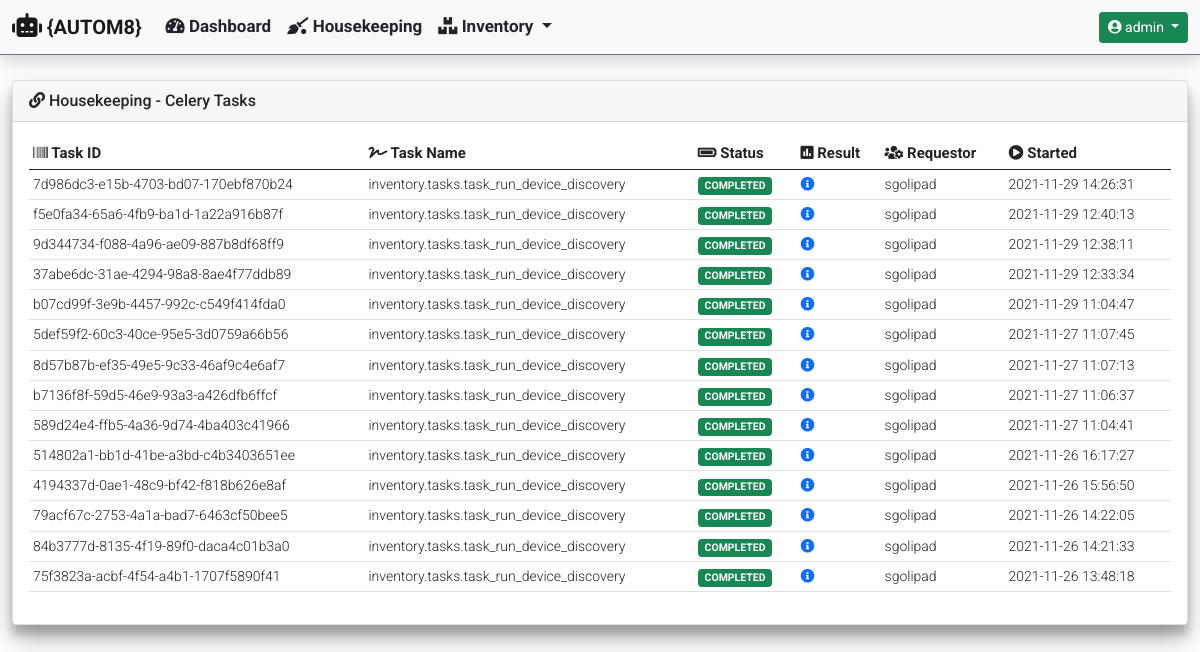
Page /housekeeping/ (signed in) on the earlier database version.
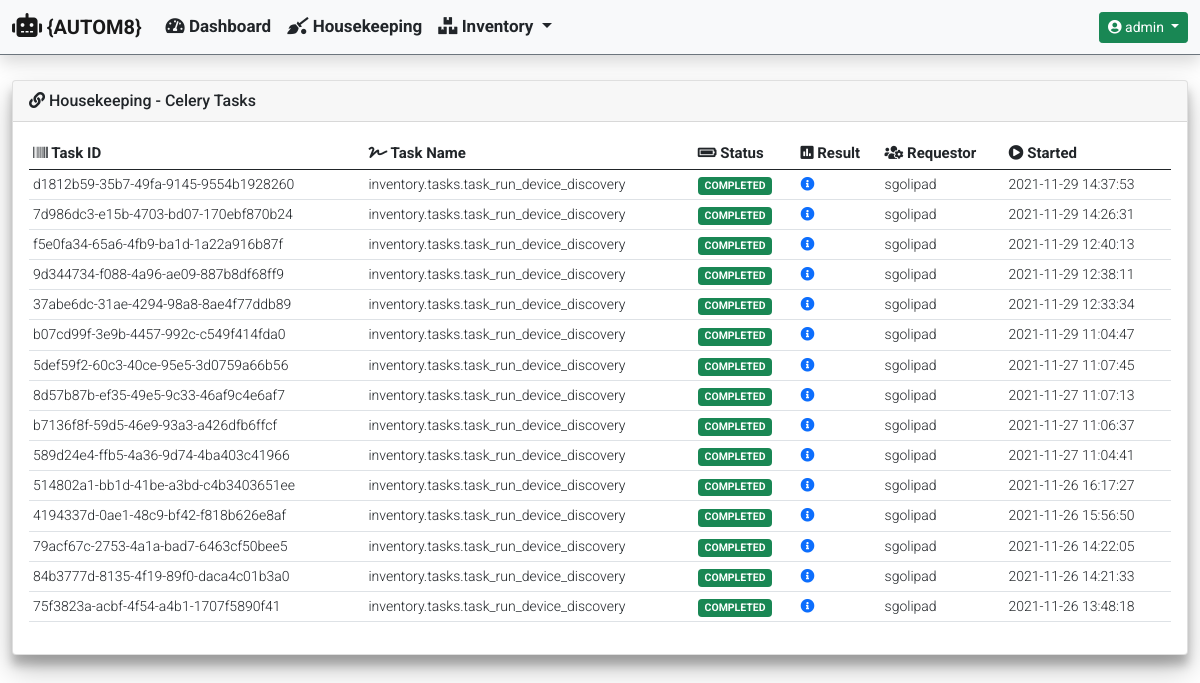
Same page on the later database version.
### housekeeping/models.py (models this page shows)
class CeleryJobResults(models.Model):
    task_id = models.UUIDField(
        primary_key=True,
        default=uuid.uuid4,
        max_length=255
    )
    task_name = models.CharField(max_length=255)
    task_status = models.CharField(max_length=255)
    task_result = models.CharField(max_length=255)
    task_requested_by = models.CharField(max_length=255)
    start_time = models.DateTimeField()

### housekeeping/views.py (the view)
def housekeeping_celery_tasks(request):
    hostname = 'celery@' + str(gethostname())
    tasks = current_app.control.inspect([hostname])
    tasks_list = CeleryJobResults.objects.all().order_by('-start_time')
    context = {
            'title': 'Housekeeping - Celery Tasks',
            'card_header': 'Housekeeping - Celery Tasks',
            'data': {
                'tasks_list': tasks_list
            }
        }
    if tasks.stats():
        data = {
            'celery_information': {
                'celery_statistics': tasks.stats(),
                'registered_tasks': tasks.registered_tasks()[hostname],
                'scheduled_tasks': tasks.scheduled()[hostname],
                'active_tasks': tasks.active()[hostname],
                'reserved_tasks': tasks.reserved()
            }
        }
        context['data'].update(data)
        return render(
            request,
            'housekeeping/housekeeping_celery_tasks.html',
            context
        )
    else:
        return render(
                request,
                'housekeeping/housekeeping_celery_tasks.html',
                context
            )

### templates/housekeeping/housekeeping_celery_tasks.html (shortened to what this page needs)
{% extends "base_template/base.html"%}
{% block content %}
{% if data.tasks_list %}
<div class="col-md-12">
    <div class="table-responsive rounded">
        <table id="celery_completed_tasks" class="table table-hover table-sm" style="width:100%">
            <thead>
                <tr>
                    <th><i class="fas fa-barcode"></i> Task ID</th>
                    <th><i class="fas fa-signature"></i> Task Name</th>
                    <th><i class="fas fa-battery-full"></i> Status</th>
                    <th><i class="fas fa-poll"></i> Result</th>
                    <th><i class="fas fa-users-cog"></i> Requestor</th>
                    <th><i class="fas fa-play-circle"></i> Started</th>
                </tr>
            </thead>
            <tbody>
                {% for completed_task in data.tasks_list %}
                <tr>
                    <td>{{ completed_task.task_id }}</td>
                    <td>{{ completed_task.task_name }}</td>
                    <td>
                        {% if 'COMPLETED' in completed_task.task_status %}
                            <span class="badge bg-success">{{ completed_task.task_status }}</span>
                        {% else %}
                            <span class="badge bg-danger">{{ completed_task.task_status }}</span>
                        {% endif %}
                    </td>
                    <td>
                        <a href="#" data-bs-toggle="modal" data-bs-target="#task_result_modal">
                            <i class="fas fa-info-circle"></i>
                        </a>
                    </td>
                    <td>{{ completed_task.task_requested_by }}</td>
                    <td>{{ completed_task.start_time|date:"Y-m-d H:i:s" }}</td>
                </tr>
                {% endfor %}
            </tbody>
        </table>
    </div>
</div>
{% endif %}
{% endblock %}

Differences in the rows shown:
added CeleryJobResults: task_id "d1812b59-35b7-49fa-9145-9554b1928260", task_name "inventory.tasks.task_run_device_discovery", task_status "COMPLETED", task_requested_by "sgolipad", start_time "2021-11-29 14:37:53"
